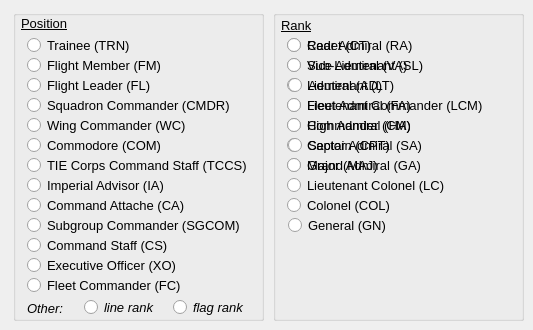
    <widget class="QWidget" name="tabPosRank">
     <attribute name="title">
      <string>Position and Rank</string>
     </attribute>
     <widget class="QGroupBox" name="groupBox">
      <property name="geometry">
       <rect>
        <x>13</x>
        <y>10</y>
        <width>251</width>
        <height>311</height>
       </rect>
      </property>
      <property name="font">
       <font>
        <family>Arial</family>
        <pointsize>10</pointsize>
        <weight>50</weight>
        <bold>false</bold>
        <underline>false</underline>
       </font>
      </property>
      <property name="title">
       <string/>
      </property>
      <widget class="QRadioButton" name="rb_pos_fm">
       <property name="geometry">
        <rect>
         <x>14</x>
         <y>47</y>
         <width>171</width>
         <height>17</height>
        </rect>
       </property>
       <property name="font">
        <font>
         <family>Arial</family>
         <pointsize>10</pointsize>
        </font>
       </property>
       <property name="text">
        <string>Flight Member (FM)</string>
       </property>
      </widget>
      <widget class="QRadioButton" name="rb_pos_fl">
       <property name="geometry">
        <rect>
         <x>14</x>
         <y>67</y>
         <width>231</width>
         <height>17</height>
        </rect>
       </property>
       <property name="font">
        <font>
         <family>Arial</family>
         <pointsize>10</pointsize>
        </font>
       </property>
       <property name="text">
        <string>Flight Leader (FL)</string>
       </property>
      </widget>
      <widget class="QRadioButton" name="rb_pos_cmdr">
       <property name="geometry">
        <rect>
         <x>14</x>
         <y>87</y>
         <width>231</width>
         <height>17</height>
        </rect>
       </property>
       <property name="font">
        <font>
         <family>Arial</family>
         <pointsize>10</pointsize>
        </font>
       </property>
       <property name="text">
        <string>Squadron Commander (CMDR)</string>
       </property>
      </widget>
      <widget class="QRadioButton" name="rb_pos_wc">
       <property name="geometry">
        <rect>
         <x>14</x>
         <y>107</y>
         <width>231</width>
         <height>17</height>
        </rect>
       </property>
       <property name="font">
        <font>
         <family>Arial</family>
         <pointsize>10</pointsize>
        </font>
       </property>
       <property name="text">
        <string>Wing Commander (WC)</string>
       </property>
      </widget>
      <widget class="QRadioButton" name="rb_pos_tccs">
       <property name="geometry">
        <rect>
         <x>14</x>
         <y>147</y>
         <width>231</width>
         <height>17</height>
        </rect>
       </property>
       <property name="font">
        <font>
         <family>Arial</family>
         <pointsize>10</pointsize>
        </font>
       </property>
       <property name="text">
        <string>TIE Corps Command Staff (TCCS)</string>
       </property>
      </widget>
      <widget class="QRadioButton" name="rb_pos_ia">
       <property name="geometry">
        <rect>
         <x>14</x>
         <y>167</y>
         <width>231</width>
         <height>17</height>
        </rect>
       </property>
       <property name="font">
        <font>
         <family>Arial</family>
         <pointsize>10</pointsize>
        </font>
       </property>
       <property name="text">
        <string>Imperial Advisor (IA)</string>
       </property>
      </widget>
      <widget class="QRadioButton" name="rb_pos_ca">
       <property name="geometry">
        <rect>
         <x>14</x>
         <y>187</y>
         <width>231</width>
         <height>17</height>
        </rect>
       </property>
       <property name="font">
        <font>
         <family>Arial</family>
         <pointsize>10</pointsize>
        </font>
       </property>
       <property name="text">
        <string>Command Attache (CA)</string>
       </property>
      </widget>
      <widget class="QRadioButton" name="rb_pos_sgcom">
       <property name="geometry">
        <rect>
         <x>14</x>
         <y>207</y>
         <width>231</width>
         <height>17</height>
        </rect>
       </property>
       <property name="font">
        <font>
         <family>Arial</family>
         <pointsize>10</pointsize>
        </font>
       </property>
       <property name="text">
        <string>Subgroup Commander (SGCOM)</string>
       </property>
      </widget>
      <widget class="QRadioButton" name="rb_pos_cs">
       <property name="geometry">
        <rect>
         <x>14</x>
         <y>227</y>
         <width>231</width>
         <height>17</height>
        </rect>
       </property>
       <property name="font">
        <font>
         <family>Arial</family>
         <pointsize>10</pointsize>
        </font>
       </property>
       <property name="text">
        <string>Command Staff (CS)</string>
       </property>
      </widget>
      <widget class="QRadioButton" name="rb_pos_xo">
       <property name="geometry">
        <rect>
         <x>14</x>
         <y>247</y>
         <width>231</width>
         <height>17</height>
        </rect>
       </property>
       <property name="font">
        <font>
         <family>Arial</family>
         <pointsize>10</pointsize>
        </font>
       </property>
       <property name="text">
        <string>Executive Officer (XO)</string>
       </property>
      </widget>
      <widget class="QRadioButton" name="rb_pos_fc">
       <property name="geometry">
        <rect>
         <x>14</x>
         <y>267</y>
         <width>231</width>
         <height>17</height>
        </rect>
       </property>
       <property name="font">
        <font>
         <family>Arial</family>
         <pointsize>10</pointsize>
        </font>
       </property>
       <property name="text">
        <string>Fleet Commander (FC)</string>
       </property>
      </widget>
      <widget class="QRadioButton" name="rb_pos_lr">
       <property name="geometry">
        <rect>
         <x>71</x>
         <y>289</y>
         <width>71</width>
         <height>17</height>
        </rect>
       </property>
       <property name="font">
        <font>
         <family>Arial</family>
         <pointsize>10</pointsize>
         <italic>true</italic>
        </font>
       </property>
       <property name="text">
        <string>line rank</string>
       </property>
      </widget>
      <widget class="QRadioButton" name="rb_pos_fr">
       <property name="geometry">
        <rect>
         <x>160</x>
         <y>289</y>
         <width>71</width>
         <height>17</height>
        </rect>
       </property>
       <property name="font">
        <font>
         <family>Arial</family>
         <pointsize>10</pointsize>
         <italic>true</italic>
        </font>
       </property>
       <property name="text">
        <string>flag rank</string>
       </property>
      </widget>
      <widget class="QLabel" name="label_14">
       <property name="geometry">
        <rect>
         <x>14</x>
         <y>292</y>
         <width>46</width>
         <height>13</height>
        </rect>
       </property>
       <property name="font">
        <font>
         <family>Arial</family>
         <pointsize>10</pointsize>
         <italic>true</italic>
        </font>
       </property>
       <property name="text">
        <string>Other:</string>
       </property>
      </widget>
      <widget class="QLabel" name="label_15">
       <property name="geometry">
        <rect>
         <x>8</x>
         <y>5</y>
         <width>71</width>
         <height>16</height>
        </rect>
       </property>
       <property name="font">
        <font>
         <family>Arial</family>
         <pointsize>10</pointsize>
         <weight>50</weight>
         <bold>false</bold>
         <underline>true</underline>
        </font>
       </property>
       <property name="text">
        <string>Position</string>
       </property>
      </widget>
      <widget class="QRadioButton" name="rb_pos_trn">
       <property name="geometry">
        <rect>
         <x>14</x>
         <y>27</y>
         <width>171</width>
         <height>17</height>
        </rect>
       </property>
       <property name="font">
        <font>
         <family>Arial</family>
         <pointsize>10</pointsize>
        </font>
       </property>
       <property name="text">
        <string>Trainee (TRN)</string>
       </property>
      </widget>
      <widget class="QRadioButton" name="rb_pos_com">
       <property name="geometry">
        <rect>
         <x>14</x>
         <y>127</y>
         <width>231</width>
         <height>17</height>
        </rect>
       </property>
       <property name="font">
        <font>
         <family>Arial</family>
         <pointsize>10</pointsize>
        </font>
       </property>
       <property name="text">
        <string>Commodore (COM)</string>
       </property>
      </widget>
     </widget>
     <widget class="QGroupBox" name="groupBox_2">
      <property name="geometry">
       <rect>
        <x>273</x>
        <y>10</y>
        <width>251</width>
        <height>311</height>
       </rect>
      </property>
      <property name="font">
       <font>
        <family>Arial</family>
        <pointsize>10</pointsize>
        <weight>50</weight>
        <bold>false</bold>
        <underline>false</underline>
       </font>
      </property>
      <property name="title">
       <string/>
      </property>
      <widget class="QLabel" name="label_16">
       <property name="geometry">
        <rect>
         <x>8</x>
         <y>5</y>
         <width>71</width>
         <height>20</height>
        </rect>
       </property>
       <property name="font">
        <font>
         <family>Arial</family>
         <pointsize>10</pointsize>
         <weight>50</weight>
         <bold>false</bold>
         <underline>true</underline>
        </font>
       </property>
       <property name="text">
        <string>Rank</string>
       </property>
      </widget>
      <widget class="QRadioButton" name="rb_rank_sl">
       <property name="geometry">
        <rect>
         <x>14</x>
         <y>47</y>
         <width>171</width>
         <height>17</height>
        </rect>
       </property>
       <property name="font">
        <font>
         <family>Arial</family>
         <pointsize>10</pointsize>
        </font>
       </property>
       <property name="text">
        <string>Sub-Lieutenant (SL)</string>
       </property>
      </widget>
      <widget class="QRadioButton" name="rb_rank_ct">
       <property name="geometry">
        <rect>
         <x>14</x>
         <y>27</y>
         <width>171</width>
         <height>17</height>
        </rect>
       </property>
       <property name="font">
        <font>
         <family>Arial</family>
         <pointsize>10</pointsize>
        </font>
       </property>
       <property name="text">
        <string>Cadet (CT)</string>
       </property>
      </widget>
      <widget class="QRadioButton" name="rb_rank_lt">
       <property name="geometry">
        <rect>
         <x>14</x>
         <y>67</y>
         <width>171</width>
         <height>17</height>
        </rect>
       </property>
       <property name="font">
        <font>
         <family>Arial</family>
         <pointsize>10</pointsize>
        </font>
       </property>
       <property name="text">
        <string>Lieutenant (LT)</string>
       </property>
      </widget>
      <widget class="QRadioButton" name="rb_rank_lcm">
       <property name="geometry">
        <rect>
         <x>14</x>
         <y>87</y>
         <width>201</width>
         <height>17</height>
        </rect>
       </property>
       <property name="font">
        <font>
         <family>Arial</family>
         <pointsize>10</pointsize>
        </font>
       </property>
       <property name="text">
        <string>Lieutenant Commander (LCM)</string>
       </property>
      </widget>
      <widget class="QRadioButton" name="rb_rank_cm">
       <property name="geometry">
        <rect>
         <x>14</x>
         <y>107</y>
         <width>171</width>
         <height>17</height>
        </rect>
       </property>
       <property name="font">
        <font>
         <family>Arial</family>
         <pointsize>10</pointsize>
        </font>
       </property>
       <property name="text">
        <string>Commander (CM)</string>
       </property>
      </widget>
      <widget class="QRadioButton" name="rb_rank_cpt">
       <property name="geometry">
        <rect>
         <x>14</x>
         <y>127</y>
         <width>171</width>
         <height>17</height>
        </rect>
       </property>
       <property name="font">
        <font>
         <family>Arial</family>
         <pointsize>10</pointsize>
        </font>
       </property>
       <property name="text">
        <string>Captain (CPT)</string>
       </property>
      </widget>
      <widget class="QRadioButton" name="rb_rank_maj">
       <property name="geometry">
        <rect>
         <x>14</x>
         <y>147</y>
         <width>171</width>
         <height>17</height>
        </rect>
       </property>
       <property name="font">
        <font>
         <family>Arial</family>
         <pointsize>10</pointsize>
        </font>
       </property>
       <property name="text">
        <string>Major (MAJ)</string>
       </property>
      </widget>
      <widget class="QRadioButton" name="rb_rank_lc">
       <property name="geometry">
        <rect>
         <x>14</x>
         <y>167</y>
         <width>171</width>
         <height>17</height>
        </rect>
       </property>
       <property name="font">
        <font>
         <family>Arial</family>
         <pointsize>10</pointsize>
        </font>
       </property>
       <property name="text">
        <string>Lieutenant Colonel (LC)</string>
       </property>
      </widget>
      <widget class="QRadioButton" name="rb_rank_col">
       <property name="geometry">
        <rect>
         <x>14</x>
         <y>187</y>
         <width>171</width>
         <height>17</height>
        </rect>
       </property>
       <property name="font">
        <font>
         <family>Arial</family>
         <pointsize>10</pointsize>
        </font>
       </property>
       <property name="text">
        <string>Colonel (COL)</string>
       </property>
      </widget>
      <widget class="QRadioButton" name="rb_rank_gn">
       <property name="geometry">
        <rect>
         <x>15</x>
         <y>207</y>
         <width>171</width>
         <height>17</height>
        </rect>
       </property>
       <property name="font">
        <font>
         <family>Arial</family>
         <pointsize>10</pointsize>
        </font>
       </property>
       <property name="text">
        <string>General (GN)</string>
       </property>
      </widget>
      <widget class="QRadioButton" name="rb_rank_ra">
       <property name="geometry">
        <rect>
         <x>14</x>
         <y>27</y>
         <width>171</width>
         <height>17</height>
        </rect>
       </property>
       <property name="font">
        <font>
         <family>Arial</family>
         <pointsize>10</pointsize>
        </font>
       </property>
       <property name="text">
        <string>Rear Admiral (RA)</string>
       </property>
      </widget>
      <widget class="QRadioButton" name="rb_rank_va">
       <property name="geometry">
        <rect>
         <x>14</x>
         <y>47</y>
         <width>171</width>
         <height>17</height>
        </rect>
       </property>
       <property name="font">
        <font>
         <family>Arial</family>
         <pointsize>10</pointsize>
        </font>
       </property>
       <property name="text">
        <string>Vice Admiral (VA)</string>
       </property>
      </widget>
      <widget class="QRadioButton" name="rb_rank_ad">
       <property name="geometry">
        <rect>
         <x>15</x>
         <y>67</y>
         <width>171</width>
         <height>17</height>
        </rect>
       </property>
       <property name="font">
        <font>
         <family>Arial</family>
         <pointsize>10</pointsize>
        </font>
       </property>
       <property name="text">
        <string>Admiral (AD)</string>
       </property>
      </widget>
      <widget class="QRadioButton" name="rb_rank_fa">
       <property name="geometry">
        <rect>
         <x>14</x>
         <y>87</y>
         <width>171</width>
         <height>17</height>
        </rect>
       </property>
       <property name="font">
        <font>
         <family>Arial</family>
         <pointsize>10</pointsize>
        </font>
       </property>
       <property name="text">
        <string>Fleet Admiral (FA)</string>
       </property>
      </widget>
      <widget class="QRadioButton" name="rb_rank_ha">
       <property name="geometry">
        <rect>
         <x>14</x>
         <y>107</y>
         <width>171</width>
         <height>17</height>
        </rect>
       </property>
       <property name="font">
        <font>
         <family>Arial</family>
         <pointsize>10</pointsize>
        </font>
       </property>
       <property name="text">
        <string>High Admiral (HA)</string>
       </property>
      </widget>
      <widget class="QRadioButton" name="rb_rank_sa">
       <property name="geometry">
        <rect>
         <x>15</x>
         <y>127</y>
         <width>171</width>
         <height>17</height>
        </rect>
       </property>
       <property name="font">
        <font>
         <family>Arial</family>
         <pointsize>10</pointsize>
        </font>
       </property>
       <property name="text">
        <string>Sector Admiral (SA)</string>
       </property>
      </widget>
      <widget class="QRadioButton" name="rb_rank_ga">
       <property name="geometry">
        <rect>
         <x>14</x>
         <y>147</y>
         <width>171</width>
         <height>17</height>
        </rect>
       </property>
       <property name="font">
        <font>
         <family>Arial</family>
         <pointsize>10</pointsize>
        </font>
       </property>
       <property name="text">
        <string>Grand Admiral (GA)</string>
       </property>
      </widget>
     </widget>
    </widget>
